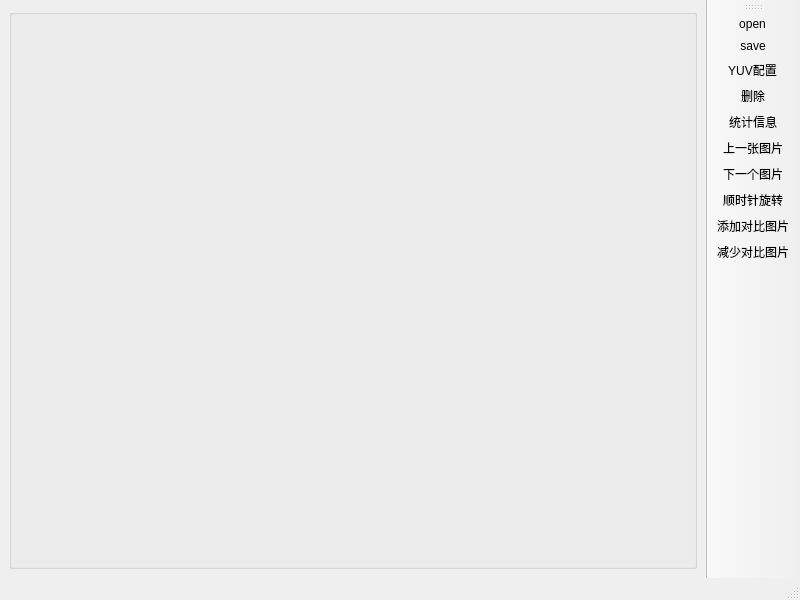
<?xml version="1.0" encoding="UTF-8"?>
<ui version="4.0">
 <class>YUVEditor</class>
 <widget class="QMainWindow" name="YUVEditor">
  <property name="windowModality">
   <enum>Qt::WindowModal</enum>
  </property>
  <property name="geometry">
   <rect>
    <x>0</x>
    <y>0</y>
    <width>800</width>
    <height>600</height>
   </rect>
  </property>
  <property name="windowTitle">
   <string>YUV图片查看工具</string>
  </property>
  <property name="windowIcon">
   <iconset resource="../components/resource.qrc">
    <normaloff>:/tool_icon/resource/main.png</normaloff>:/tool_icon/resource/main.png</iconset>
  </property>
  <property name="toolTip">
   <string/>
  </property>
  <property name="toolTipDuration">
   <number>-1</number>
  </property>
  <property name="layoutDirection">
   <enum>Qt::LeftToRight</enum>
  </property>
  <property name="toolButtonStyle">
   <enum>Qt::ToolButtonIconOnly</enum>
  </property>
  <property name="animated">
   <bool>true</bool>
  </property>
  <property name="tabShape">
   <enum>QTabWidget::Rounded</enum>
  </property>
  <property name="dockOptions">
   <set>QMainWindow::AllowTabbedDocks|QMainWindow::AnimatedDocks|QMainWindow::GroupedDragging|QMainWindow::VerticalTabs</set>
  </property>
  <widget class="QWidget" name="centralwidget">
   <layout class="QGridLayout" name="gridLayout_2">
    <item row="0" column="0">
     <widget class="QGroupBox" name="photo_title">
      <property name="title">
       <string/>
      </property>
      <property name="alignment">
       <set>Qt::AlignCenter</set>
      </property>
      <layout class="QGridLayout" name="gridLayout_3">
       <item row="0" column="0">
        <layout class="QHBoxLayout" name="horizontalLayout"/>
       </item>
      </layout>
     </widget>
    </item>
   </layout>
  </widget>
  <widget class="QStatusBar" name="statusBar">
   <property name="mouseTracking">
    <bool>true</bool>
   </property>
  </widget>
  <widget class="QToolBar" name="toolBar">
   <property name="sizePolicy">
    <sizepolicy hsizetype="Fixed" vsizetype="Preferred">
     <horstretch>0</horstretch>
     <verstretch>0</verstretch>
    </sizepolicy>
   </property>
   <property name="windowTitle">
    <string>toolBar_2</string>
   </property>
   <property name="layoutDirection">
    <enum>Qt::LeftToRight</enum>
   </property>
   <property name="allowedAreas">
    <set>Qt::AllToolBarAreas</set>
   </property>
   <property name="orientation">
    <enum>Qt::Vertical</enum>
   </property>
   <attribute name="toolBarArea">
    <enum>RightToolBarArea</enum>
   </attribute>
   <attribute name="toolBarBreak">
    <bool>false</bool>
   </attribute>
   <addaction name="openimage"/>
   <addaction name="saveimage"/>
   <addaction name="yuvconfig"/>
   <addaction name="deletephoto"/>
   <addaction name="actionstats"/>
   <addaction name="prephoto"/>
   <addaction name="nextphoto"/>
   <addaction name="rotateright"/>
   <addaction name="add_compare"/>
   <addaction name="delcompare"/>
  </widget>
  <action name="saveimage">
   <property name="icon">
    <iconset resource="../components/resource.qrc">
     <normaloff>:/tool_icon/resource/save_icon.png</normaloff>:/tool_icon/resource/save_icon.png</iconset>
   </property>
   <property name="text">
    <string>save</string>
   </property>
   <property name="shortcut">
    <string>Ctrl+S</string>
   </property>
  </action>
  <action name="openimage">
   <property name="icon">
    <iconset resource="../components/resource.qrc">
     <normaloff>:/tool_icon/resource/open.png</normaloff>:/tool_icon/resource/open.png</iconset>
   </property>
   <property name="text">
    <string>open</string>
   </property>
   <property name="toolTip">
    <string>open</string>
   </property>
  </action>
  <action name="actionstats">
   <property name="icon">
    <iconset resource="../components/resource.qrc">
     <normaloff>:/tool_icon/resource/stats.png</normaloff>:/tool_icon/resource/stats.png</iconset>
   </property>
   <property name="text">
    <string>统计信息</string>
   </property>
   <property name="toolTip">
    <string>统计信息</string>
   </property>
  </action>
  <action name="nextphoto">
   <property name="icon">
    <iconset resource="../components/resource.qrc">
     <normaloff>:/tool_icon/resource/down.png</normaloff>:/tool_icon/resource/down.png</iconset>
   </property>
   <property name="text">
    <string>下一个图片</string>
   </property>
   <property name="shortcut">
    <string>Down</string>
   </property>
  </action>
  <action name="prephoto">
   <property name="icon">
    <iconset resource="../components/resource.qrc">
     <normaloff>:/tool_icon/resource/up.png</normaloff>:/tool_icon/resource/up.png</iconset>
   </property>
   <property name="text">
    <string>上一张图片</string>
   </property>
   <property name="shortcut">
    <string>Up</string>
   </property>
  </action>
  <action name="deletephoto">
   <property name="icon">
    <iconset resource="../components/resource.qrc">
     <normaloff>:/tool_icon/resource/delete.png</normaloff>:/tool_icon/resource/delete.png</iconset>
   </property>
   <property name="text">
    <string>删除</string>
   </property>
   <property name="toolTip">
    <string>删除</string>
   </property>
   <property name="shortcut">
    <string>Del</string>
   </property>
  </action>
  <action name="add_compare">
   <property name="icon">
    <iconset resource="../components/resource.qrc">
     <normaloff>:/tool_icon/resource/add.png</normaloff>:/tool_icon/resource/add.png</iconset>
   </property>
   <property name="text">
    <string>添加对比图片</string>
   </property>
  </action>
  <action name="rotateright">
   <property name="icon">
    <iconset resource="../components/resource.qrc">
     <normaloff>:/tool_icon/resource/right.png</normaloff>:/tool_icon/resource/right.png</iconset>
   </property>
   <property name="text">
    <string>顺时针旋转</string>
   </property>
  </action>
  <action name="yuvconfig">
   <property name="icon">
    <iconset resource="../components/resource.qrc">
     <normaloff>:/tool_icon/resource/config.png</normaloff>:/tool_icon/resource/config.png</iconset>
   </property>
   <property name="text">
    <string>YUV配置</string>
   </property>
  </action>
  <action name="delcompare">
   <property name="icon">
    <iconset resource="../components/resource.qrc">
     <normaloff>:/tool_icon/resource/subtract.png</normaloff>:/tool_icon/resource/subtract.png</iconset>
   </property>
   <property name="text">
    <string>减少对比图片</string>
   </property>
  </action>
 </widget>
 <resources>
  <include location="../components/resource.qrc"/>
 </resources>
 <connections/>
</ui>
